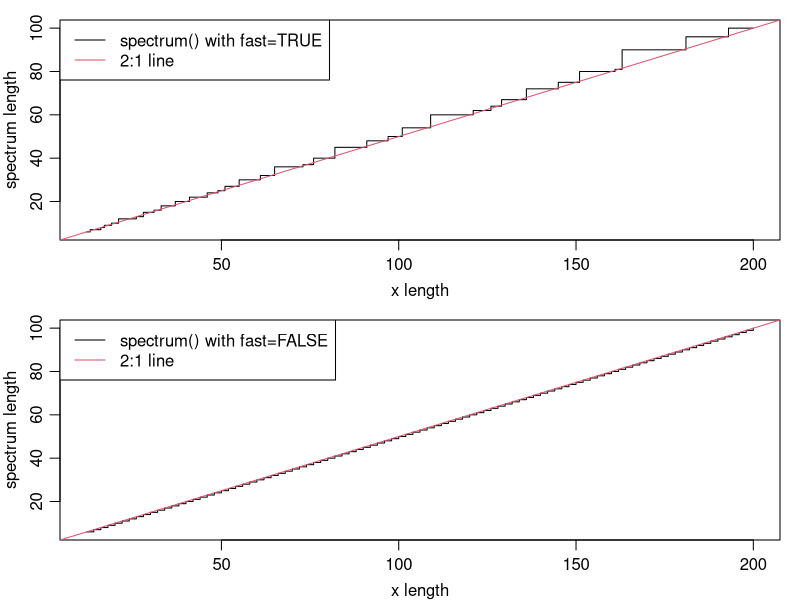

Here is the R script that generated this plot:
## ------------------------------------------------------------------------
## below shows that spectrum() does some tricky things
par(mfrow=c(2, 1), mar=c(3, 3, 1, 1), mgp=c(2, 0.7, 0))
set.seed(123)
x <- 12:200
## fast=TRUE is the default
speclenT <- unlist(lapply(x, function(n) length(spec.pgram(rnorm(n),plot=FALSE,fast=TRUE)$freq)))
plot(x, speclenT, type="s", xlab="x length", ylab="spectrum length")
legend("topleft", lwd=par("lwd"), col=1:2, legend=c("spectrum() with fast=TRUE", "2:1 line"))
abline(0, 1/2, col=2)
speclenF <- unlist(lapply(x, function(n) length(spec.pgram(rnorm(n),plot=FALSE,fast=FALSE)$freq)))
plot(x, speclenF, type="s", xlab="x length", ylab="spectrum length")
legend("topleft", lwd=par("lwd"), col=1:2, legend=c("spectrum() with fast=FALSE", "2:1 line"))
abline(0, 1/2, col=2)

## ------------------------------------------------------------------------
print(head(speclenT))
print(head(speclenF))
all.equal(speclenF, floor(x/2))

